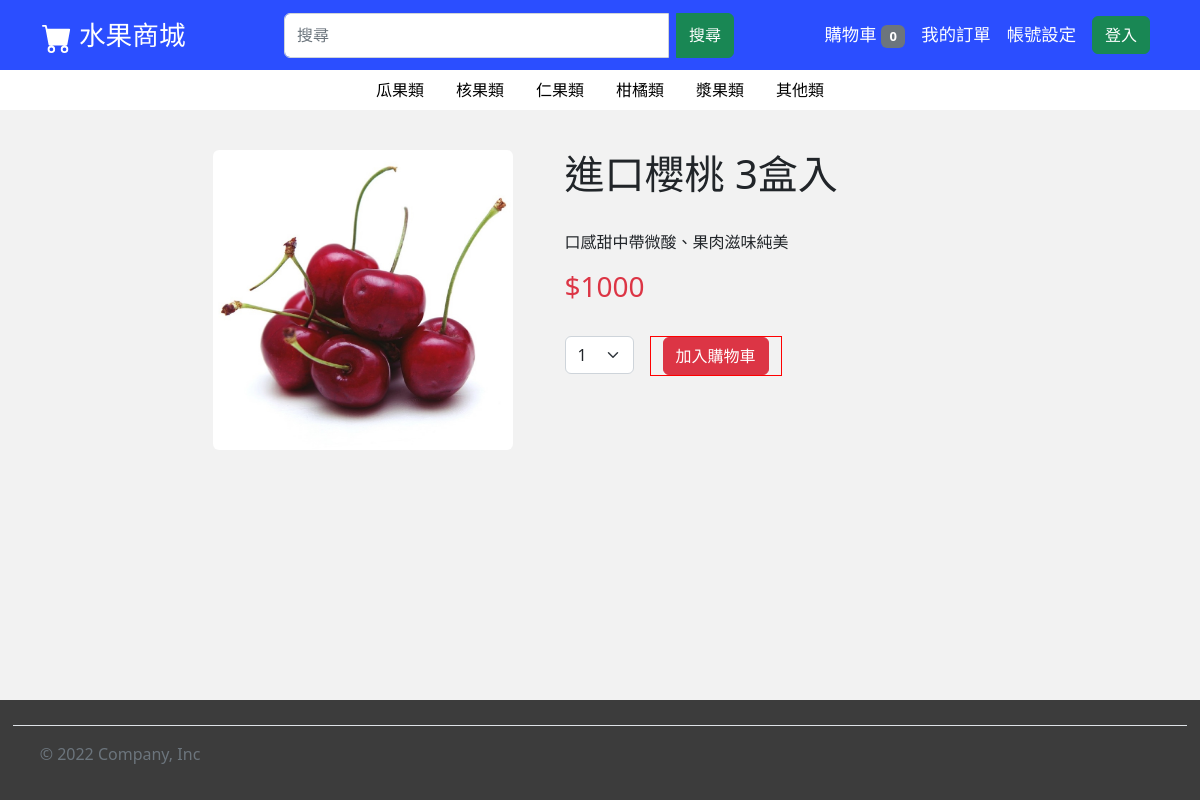
The app's page /html/register.php?num=5 with its own data.
### tables this page shows
CREATE TABLE `products` (
  `pID` varchar(20) NOT NULL,
  `pType` varchar(15) NOT NULL,
  `pName` varchar(20) NOT NULL,
  `pPrice` int(10) NOT NULL,
  `pQuantity` int(10) NOT NULL,
  `pImage` varchar(100) NOT NULL,
  `pIntroduce` varchar(100) NOT NULL,
  `pSales_volume` int(10) NOT NULL
);

### html/dbtools.inc.php (called while the page is built, shortened)
<?php
  function execute_sql($database, $sql, $link)
  {
    $result = mysql_query($sql, $link);
    return $result;
  }
?>

### html/register.php (the view, shortened to what this page needs)
<!DOCTYPE html>
<html lang="zh-Hant">
<head>
    <link href="https://cdn.jsdelivr.net/npm/bootstrap@5.2.2/dist/css/bootstrap.min.css" rel="stylesheet"
>
    <link rel="stylesheet" type="text/css" href="../css/all_Web.css">
</head>
<body>
<div id="wrapper">
    <nav class="navbar navbar-dark navbar-expand-lg sticky-top">
        <div class="container">
            <a style="font-size: 20pt" class="navbar-brand" href="../html/home.php">
                水果商城
            </a>
            <div class="collapse navbar-collapse" id="navbarSupportedContent">
                <form style="width:450px" class="input-group mx-auto" id="Search" role="search" method="get" action="Inquire.php">
                    <input name="search" class="form-control me-2" type="search" placeholder="搜尋">
                    <button class="btn btn-success" type="submit">搜尋</button>
                </form>
                <ul class="navbar-nav align-items-center">
                    <li class="nav-item">
                        <a class="nav-link active" aria-current="page" href="../html/shopping_cart.php">
                            購物車
<?php
                        if(!empty($_SESSION['userID']))
                        {
                            require_once("dbtools.inc.php");
                            $link=create_connection();
                            $sql="call select_shappingCarNum(" . $_SESSION['userID'] . ")";
                            $result=execute_sql("shoppingdb", $sql, $link);
                            $car_num = mysql_fetch_row($result)[0];
                            if($car_num > 0)
                                echo "<span class=\"badge bg-danger\">$car_num</span>";
                            else
                                echo "<span class=\"badge bg-secondary\">0</span>";
                            mysql_close($link);
                        }
                        else
                            echo "<span class=\"badge bg-secondary\">0</span>";
?>
                        </a>
                    </li>
                    <li class="nav-item">
                        <a class="nav-link active" href="../html/order.php">我的訂單</a>
                    </li>
                    <li class="nav-item dropdown">
                        <a class="nav-link active" href="../html/account.php">帳號設定</a>
                    </li>
                    <li class="nav-item">
<?php
                    if(!empty($_SESSION['userName']) && !empty($_SESSION['userID']))
                    {
                        echo "
                        <form method=\"post\">
                            <button name=\"distory\" value=\"distory\" type=\"submit\" class=\"btn btn-success\">登出</button>
                        </from>";
                        if(!empty($_POST['distory'])) {
                            session_destroy();
                            echo "<script> location.replace(\"home.php\"); </script>";
                        }
                    }
                    else
                    {
                        echo "<a class=\"nav-link\" href=\"../html/login.php\"><button type=\"button\"
                                class=\"btn btn-success\">登入</button></a>";
                    }
?>
                    </li>
                </ul>
            </div>
        </div>
    </nav>
    <header>
        <ul class="nav justify-content-center">
            <li class="nav-item">
                <a class="nav-link" href="../html/Inquire.php?search=melon">瓜果類</a>
            </li>
            <li class="nav-item">
                <a class="nav-link" href="../html/Inquire.php?search=drupe">核果類</a>
            </li>
            <li class="nav-item">
                <a class="nav-link" href="../html/Inquire.php?search=pome_fruit">仁果類</a>
            </li>
            <li class="nav-item">
                <a class="nav-link" href="../html/Inquire.php?search=tangerine">柑橘類</a>
            </li>
            <li class="nav-item">
                <a class="nav-link" href="../html/Inquire.php?search=berry">漿果類</a>
            </li>
            <li class="nav-item">
                <a class="nav-link" href="../html/Inquire.php?search=other">其他類</a>
            </li>
        </ul>
    </header>
    <div style="margin-top: 30pt;" class="container">
        <div class="row justify-content-md-center">
            <?php
            if(!empty($_GET["num"]))
            {
                $ID = $_GET["num"];
                require_once("dbtools.inc.php");
                $link=create_connection();
                $sql="call browse_products($ID)";
                $result=execute_sql("shoppingdb", $sql, $link);
                $row = mysql_fetch_row($result);
                $q_num = number_format($row[4]);
                if($q_num>10)
                {
                    $q_num = 10;
                }
                echo "<div class=\"col-md-4\">
                    <img style=\"width: 300px;\" src=\"" . $row[0] . "\" class=\"rounded mx-auto d-block\" alt=\"...\">
                    </div>
                    <div class=\"col-md-5\">
                    <h1 style=\"word-wrap:break-word\">" . $row[1] . "</h1>
                    <br>
                    <p style=\"word-wrap:break-word;\" class=\"col-md\">
                        " . $row[2] . "
                    </p>
                    <h3 class=\"text-danger\">$" . $row[3] . "</h3>
                    <br>
                    <form method=\"post\" action=\"\">
                    <div class=\"row\">
                        <div class=\"col-auto\">
                            <select name=\"pNum\" class=\"form-select\" aria-label=\"Default select example\">";
                                for($v=1;$v<=$q_num;$v++)
                                {
                                    echo "<option value=\"$v\">" . $v . "</option>";
                                }
                            echo "</select>
                        </div>
                        <div style=\"border: 1pt solid red; margin-left: 3pt;\" class=\"col-auto\">";
                        if($row[4]>=1)
                            echo"<button id=\"Add\" type=\"submit\" class=\"btn btn-danger\">加入購物車</button>";
                        else
                            echo"<button type=\"submit\" class=\"btn btn-danger\" disabled>加入購物車</button>";
                        echo"</div>
                    </div>
                    </from>
                </div>";
            }
            ?>
        </div>
    </div>
</div>
        <div id="footer" class="container-fluid">
        <footer class="d-flex flex-wrap justify-content-between
                align-items-center py-3 my-4 border-top">
            <div class="col-md-4 d-flex align-items-center">
                <span style="margin-left: 20pt;" class="mb-3 mb-md-0 text-muted">&copy; 2022
                    Company, Inc</span>
            </div>
        </footer>
    </div>
</body>
</html>

### css/all_Web.css (style rules this page uses)
html, body { height: 100%; margin: 0; }
body { background-color: rgb(242, 242, 242); }
nav { font-size: 13pt; background-color: rgb(43, 78, 255); }
header { background-color: rgb(255, 255, 255); }
.nav-link { color: rgb(0, 0, 0); }
#Search { height: 45px; }
#wrapper { min-height: calc(100% - 130px); }
#footer { margin-top: 30px; height: 100px; border: 1pt solid rgb(60, 60, 60); background-color: rgb(60, 60, 60); }

### records on screen
products: pImage (picture), pName "進口櫻桃 3盒入", pIntroduce "口感甜中帶微酸、果肉滋味純美", pPrice "1000"

### other values on screen
form field pNum "1"
